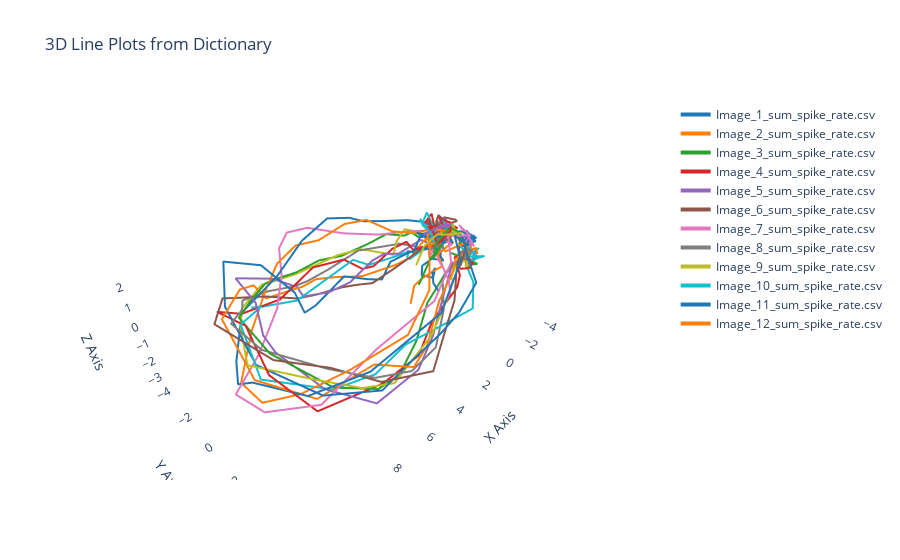

The code cell stored with this chart in its notebook:
### Code cell
import plotly.graph_objects as go
import numpy as np

fig = go.Figure()

colors = ['rgb(31, 119, 180)', 'rgb(255, 127, 14)', 'rgb(44, 160, 44)', 'rgb(214, 39, 40)', 
          'rgb(148, 103, 189)', 'rgb(140, 86, 75)', 'rgb(227, 119, 194)', 'rgb(127, 127, 127)', 
          'rgb(188, 189, 34)', 'rgb(23, 190, 207)']

for i, (key, matrix) in enumerate(data_pca_dict.items()):
    color = colors[i % len(colors)]
    
    x = matrix[:, 0]
    y = matrix[:, 1]
    z = matrix[:, 2]
    
    fig.add_trace(go.Scatter3d(
        x=x,
        y=y,
        z=z,
        mode='lines',
        line=dict(color=color, width=4),
        name=key
    ))

fig.update_layout(
    title='3D Line Plots from Dictionary',
    scene=dict(
        xaxis_title='X Axis',
        yaxis_title='Y Axis',
        zaxis_title='Z Axis',
        xaxis=dict(showgrid=False, gridcolor='white', backgroundcolor='white'),
        yaxis=dict(showgrid=False, gridcolor='white', backgroundcolor='white'),
        zaxis=dict(showgrid=False, gridcolor='white', backgroundcolor='white'),
        bgcolor='white' 
    )
)


fig.show()
